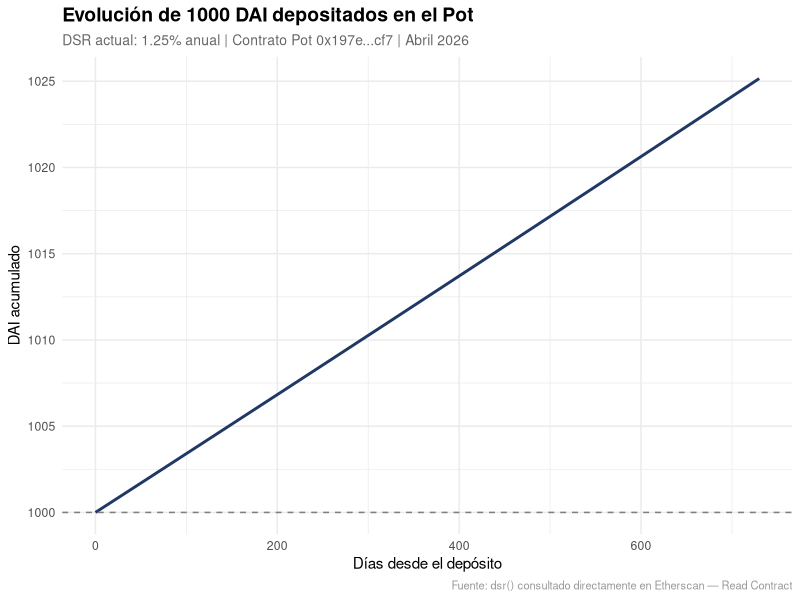
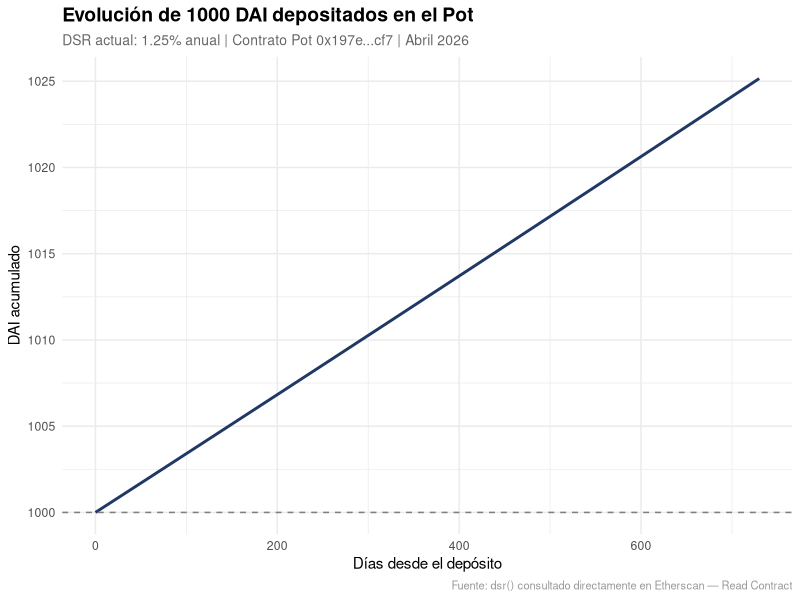

Source code (R) for these figures, in order:
# =============================================================================
# 01_chi_simulation.R
# Semana 1 — Simulación del acumulador chi del contrato Pot (MakerDAO)
#
# Contrato Pot: 0x197e90f9fad81970ba7976f33cbd77088e5d7cf7
# Función consultada: dsr() — Read Contract en Etherscan
# Valor obtenido: 1000000000393915525145987602 (uint256, en RAY = 1e27)
# Fecha de consulta: Abril 2026
#
# Verificación directa:
# https://etherscan.io/address/0x197e90f9fad81970ba7976f33cbd77088e5d7cf7#readContract
#
# Especificación del mecanismo:
#   chi_nuevo = chi_viejo * (dsr_por_segundo ^ segundos_transcurridos)
#   DAI_real  = pie * (chi / RAY)
#   pie       = DAI_depositado / (chi_inicial / RAY)
# =============================================================================

library(tidyverse)

# =============================================================================
# BLOQUE 1 — PARÁMETROS DEL CONTRATO
# =============================================================================

# RAY: unidad de precisión del contrato Pot — base 10^27
RAY <- 1e27

# dsr: tasa de acumulación por segundo, expresada en RAY
# Obtenido directamente de dsr() en Etherscan — Read Contract
# Valor: 1000000000393915525145987602
dsr_ray <- 1000000000393915525145987602

# Convertir a factor por segundo (dividir por RAY)
dsr_por_segundo <- dsr_ray / RAY

cat("=== Parámetros del contrato ===\n")
cat("dsr en RAY:        ", dsr_ray, "\n")
cat("dsr por segundo:   ", sprintf("%.27f", dsr_por_segundo), "\n")

# =============================================================================
# BLOQUE 2 — TASA ANUAL IMPLÍCITA
# Verificar qué tasa anual corresponde al dsr por segundo
# Fórmula: tasa_anual = (dsr_por_segundo ^ segundos_en_año) - 1
# =============================================================================

segundos_anio <- 365 * 24 * 3600  # 31,536,000 segundos

tasa_anual <- (dsr_por_segundo ^ segundos_anio) - 1

cat("\n=== Tasa anual implícita ===\n")
cat("Segundos en un año:", segundos_anio, "\n")
cat("Tasa anual:        ", sprintf("%.4f%%", tasa_anual * 100), "\n")

# =============================================================================
# BLOQUE 3 — SIMULACIÓN DEL ACUMULADOR chi
#
# chi NO arranca en 1.0 — ese era el valor al deployment en 2019
# El valor actual se obtiene de chi() en Etherscan — Read Contract
# Función consultada: chi() — Read Contract en Etherscan
# Valor obtenido: 1173958181238644208971857679 (uint256, en RAY = 1e27)
# Fecha de consulta: Abril 2026
#
# Interpretación: desde el deployment el Pot acumuló ~17.39% de interés total
# Tasa promedio histórica implícita: ~2.5-3% anual (períodos en 0%, 8%, 1.24%)
#
# Crece cada vez que se llama drip()
# En la simulación asumimos que drip() se llama cada segundo — caso continuo
# En la práctica drip() se llama con menor frecuencia pero el resultado es
# matemáticamente equivalente por la propiedad de exponenciación
# =============================================================================

chi_ray_actual <- 1173958181238644208971857679  # Valor on-chain consultado en Etherscan
chi_inicial    <- chi_ray_actual / RAY           # Convertir a unidades humanas = 1.1739...

cat("\n=== Chi actual on-chain ===\n")
cat("chi en RAY:     ", chi_ray_actual, "\n")
cat("chi en unidades:", sprintf("%.6f", chi_inicial), "\n")
cat("Interés acumulado desde deployment:", sprintf("%.2f%%", (chi_inicial - 1) * 100), "\n")

# Simular chi para horizontes de tiempo distintos
horizontes <- tibble(
  periodo     = c("1 día", "1 mes", "3 meses", "6 meses", "1 año", "2 años"),
  segundos    = c(86400, 2592000, 7776000, 15552000, 31536000, 63072000),
  chi         = chi_inicial * (dsr_por_segundo ^ segundos),
  acumulacion = chi - chi_inicial
)

cat("\n=== Evolución de chi ===\n")
print(horizontes, n = Inf)

# =============================================================================
# BLOQUE 4 — CASO PRÁCTICO: DEPÓSITO DE 1000 DAI
#
# Flujo del contrato:
#   join(1000 DAI) → el contrato calcula pie = wad / chi_actual
#   exit()         → el contrato devuelve pie * chi_nuevo en DAI
#
# En el momento del depósito chi = chi_inicial = 1.0
# pie queda fijo — no cambia aunque chi suba
# Al retirar, DAI_real = pie * chi_nuevo
# =============================================================================

deposito_dai <- 1000

# pie calculado al momento del depósito con chi actual (no es 1.0 — ya acumuló 17.39%)
# pie = wad / chi_actual — el contrato divide por chi en el momento del join()
pie <- deposito_dai / chi_inicial

cat("\n=== Simulación de depósito de", deposito_dai, "DAI ===\n")
cat("chi actual al depósito:  ", sprintf("%.6f", chi_inicial), "\n")
cat("pie calculado:           ", sprintf("%.4f", pie), "\n")
cat("Nota: pie < 1000 porque chi ya subió desde el deployment\n\n")

resultados <- horizontes |>
  mutate(
    dai_al_retirar = pie * chi,
    interes_ganado = dai_al_retirar - deposito_dai
  ) |>
  select(periodo, chi, dai_al_retirar, interes_ganado)

print(resultados, n = Inf)

# =============================================================================
# BLOQUE 5 — VERIFICACIÓN: CONSISTENCIA CON EL CONTRATO
#
# El contrato usa aritmética de punto fijo en RAY (enteros de 27 dígitos)
# La simulación en R usa punto flotante — hay diferencia mínima de precisión
# Esta diferencia es aceptable para análisis económico
# Para replicación exacta del contrato se necesitaría aritmética entera en RAY
#
# Verificación: con dsr = 1.0 (tasa cero), chi no debe cambiar
# =============================================================================

dsr_cero <- 1.0  # tasa cero — chi debe permanecer en 1.0
chi_cero  <- chi_inicial * (dsr_cero ^ segundos_anio)

cat("\n=== Verificación de consistencia ===\n")
cat("Con dsr = 1.0 (tasa cero), chi después de 1 año:", chi_cero, "\n")
cat("Esperado: 1.0 — diferencia:", chi_cero - 1.0, "\n")

# =============================================================================
# BLOQUE 6 — GRÁFICO: EVOLUCIÓN DE chi EN EL TIEMPO
# =============================================================================

dias <- seq(0, 730, by = 1)  # 2 años día a día

chi_serie <- tibble(
  dia       = dias,
  segundos  = dias * 86400,
  chi       = chi_inicial * (dsr_por_segundo ^ segundos),
  dai_1000  = pie * chi
)

ggplot(chi_serie, aes(x = dia, y = dai_1000)) +
  geom_line(color = "#1F3864", linewidth = 1) +
  geom_hline(yintercept = deposito_dai, linetype = "dashed", color = "gray50") +
  labs(
    title    = "Evolución de 1000 DAI depositados en el Pot",
    subtitle = sprintf("DSR actual: %.2f%% anual | Contrato Pot 0x197e...cf7 | Abril 2026", tasa_anual * 100),
    x        = "Días desde el depósito",
    y        = "DAI acumulado",
    caption  = "Fuente: dsr() consultado directamente en Etherscan — Read Contract"
  ) +
  theme_minimal() +
  theme(
    plot.title    = element_text(face = "bold", size = 14),
    plot.subtitle = element_text(size = 10, color = "gray40"),
    plot.caption  = element_text(size = 8,  color = "gray60")
  )

ggsave("chi_simulacion.png", width = 9, height = 5, dpi = 150)

cat("\n✓ Gráfico guardado: chi_simulacion.png\n")
cat("\n--- RESUMEN ---\n")
cat("DSR actual (Abril 2026):", sprintf("%.4f%%", tasa_anual * 100), "anual\n")
cat("Fuente: dsr() en Etherscan — valor uint256:", dsr_ray, "\n")
cat("Script listo para reproducción.\n")
